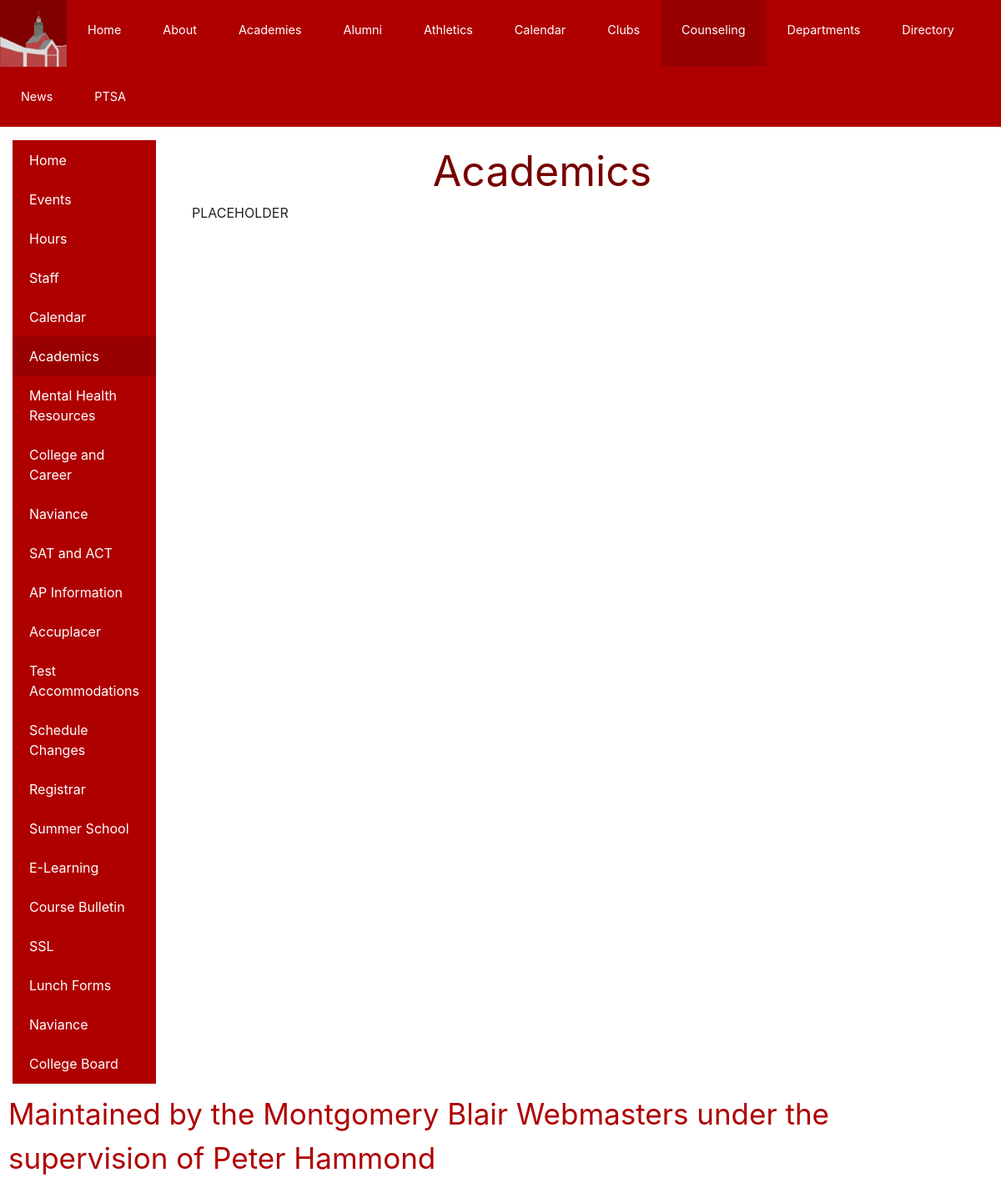
Screenshot of /Academics/ with the database file from the repository.
### core/models.py (models this page shows, shortened)
class TextPage(models.Model):
    title = models.CharField(max_length=200)
    shortTitle = models.CharField(max_length=200)
    content = models.TextField()
    numId = models.IntegerField()

### core/views.py (the view)
# urls.py: path('<str:st>/', views.contentPage, name='content'),
def contentPage(request,st):
    return render(request,"core/content.html",{"objects":TextPage.objects.order_by('numId'),"text":get_object_or_404(TextPage,shortTitle=st )})

### core/templates/core/content.html (shortened to what this page needs)
{% extends 'base.html' %}
{% block body %}
    <p style="text-align:center;font-size: 50px;color:#700;margin:0">{{text.title}}</p>
      <div style="text-align:left;padding-left:15px;padding-right:20px">
        {% load bbcode_tags %}
        <p>{{ text.content|bbcode|safe }}</p>
    </div>
</div>
{% endblock %}

### core/templates/core/sidebar.html
<div class="list-group float-left">
    <a id="homePageLink" href="{% url 'core:index' %}" class="list-group-item list-group-item-action">Home</a>
    <a id="eventsLink" href="{% url 'core:events' %}" class="list-group-item list-group-item-action">Events</a>
    {% for object in objects %}
    <a id="sidelink-{{object.id}}" href="{% url 'core:content' object.shortTitle %}" class="list-group-item list-group-item-action">{{ object.shortTitle }}</a>
    {% endfor %}
    <a href="#" class="list-group-item list-group-item-action external">Naviance</a>
    <a href="#" class="list-group-item list-group-item-action external">College Board</a>
</div>

### static/core/style.css (style rules this page uses)
body { font-family: "Tahoma", Geneva, sans-serif; background-color: #eeeeee; margin: 0; padding: 0; }
.list-group-item.list-group-item-action.active { background-color: #990000; border: none; }
.list-group-item.list-group-item-action { background-color: #af0000; color: white; border: none; transition: background-color 0.5s; }
.list-group { background-color: #af0000; border: none; }

### rows the page displays
TextPage: shortTitle "Hours"
TextPage: shortTitle "Staff"
TextPage: shortTitle "Calendar"
TextPage: shortTitle "Academics", title "Academics", content|bbcode "PLACEHOLDER"
TextPage: shortTitle "Mental Health Resources"
TextPage: shortTitle "College and Career"
TextPage: shortTitle "Naviance"
TextPage: shortTitle "SAT and ACT"
TextPage: shortTitle "AP Information"
TextPage: shortTitle "Accuplacer"
TextPage: shortTitle "Test Accommodations"
TextPage: shortTitle "Schedule Changes"
TextPage: shortTitle "Registrar"
TextPage: shortTitle "Summer School"
TextPage: shortTitle "E-Learning"
TextPage: shortTitle "Course Bulletin"
TextPage: shortTitle "SSL"
TextPage: shortTitle "Lunch Forms"
